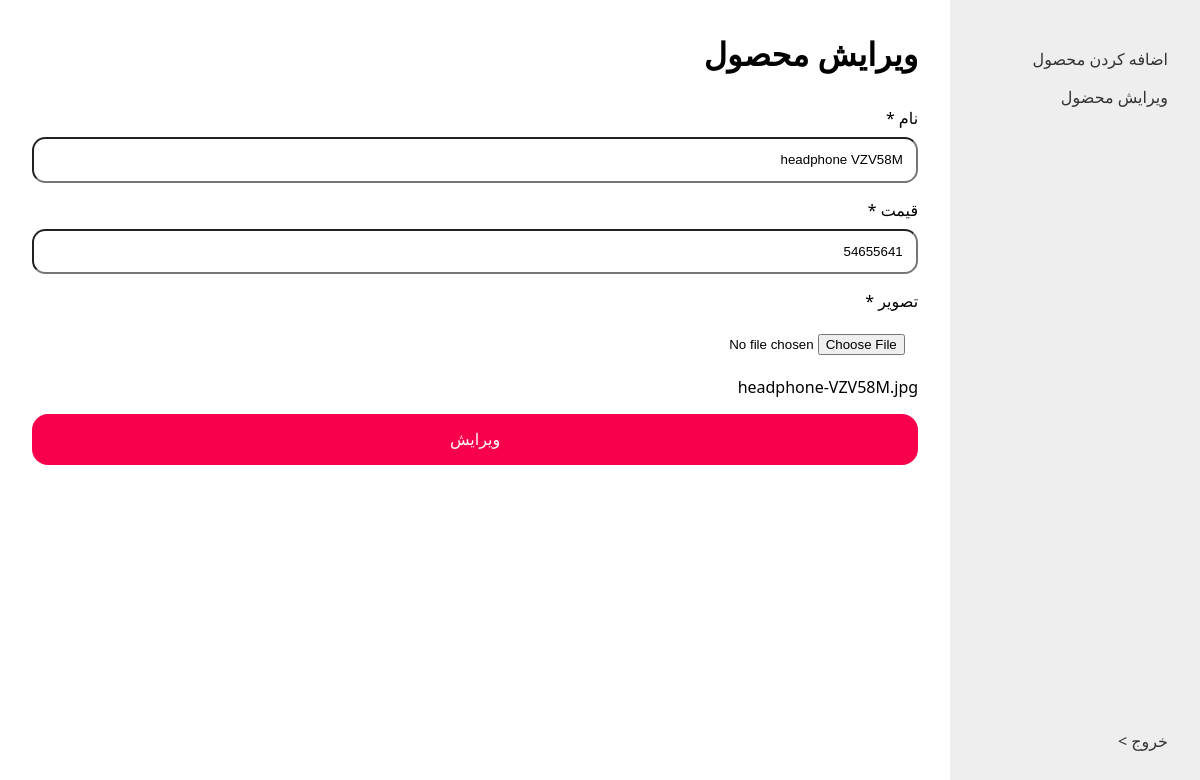
/modify_product.php?id=2, run on the app's committed database.
### tables this page shows
CREATE TABLE `product` (
  `id` int(11) NOT NULL,
  `name` tinytext NOT NULL,
  `price` int(11) NOT NULL,
  `image` tinytext NOT NULL
);

### modify_product.php (the view, shortened to what this page needs)
<?php
$id = &$_GET['id'];
if(!empty($id)) {
  $conn = db_connect();
  $sql1 = "SELECT * FROM product WHERE id=$id";
  $product = $conn->query($sql1)->fetch_assoc();
}
?>
<!DOCTYPE html>
<html lang="en" dir="rtl">
  <head>
    <link rel="stylesheet" href="style.css" />
  </head>
  <body>
    <div class="add-product">
      <?php
        require("components/admin_nav.php");
      ?>
      <div class="container">
        <h1>ویرایش محصول</h1>
        <form action="<?php echo htmlspecialchars($_SERVER['PHP_SELF'])."?id=".$id; ?>" method="post" enctype="multipart/form-data">
          <label>
            نام *
            <input type="text" name="name" required value="<?php echo $product['name']; ?>">
          </label>
          <label>
            قیمت *
            <input type="number" name="price" required value="<?php echo $product['price']; ?>">
          </label>
          <label>
            تصویر *
            <input type="file" name="image">
            <?php echo $product['image']; ?>
          </label>
          <button type="submit">ویرایش</button>
        </form>
      </div>
    </div>
  </body>
</html>

### style.css (style rules this page uses)
:root { --clr-primary: #f9004d; --clr-black: #333; }
* { box-sizing: border-box; margin: 0; padding: 0; }
body { font-family: "Segoe UI", Tahoma, Geneva, Verdana, sans-serif; height: 100vh; }
.add-product { display: flex; }
.add-product h1 { margin-bottom: 1em; }
.add-product .container { padding: 2em; }
.add-product .container form { display: grid; gap: 1em; }
.add-product .container form label { display: grid; gap: 0.5em; }
.add-product .container form label input { padding: 1em; border-radius: 1em; }
.add-product .container form button { padding: 1em; border-radius: 1em; background-color: var(--clr-primary); border: none; font-size: 16px; color: white; cursor: pointer; }
.container { padding-right: 15px; padding-left: 15px; margin-right: auto; margin-left: auto; }
@media (min-width: 768px) { .container { width: 750px; } }
@media (min-width: 992px) { .container { width: 970px; } }
@media (min-width: 1200px) { .container { width: 1170px; } }

### data on the page
product: name "headphone VZV58M", price "54655641", image "headphone-VZV58M.jpg"
